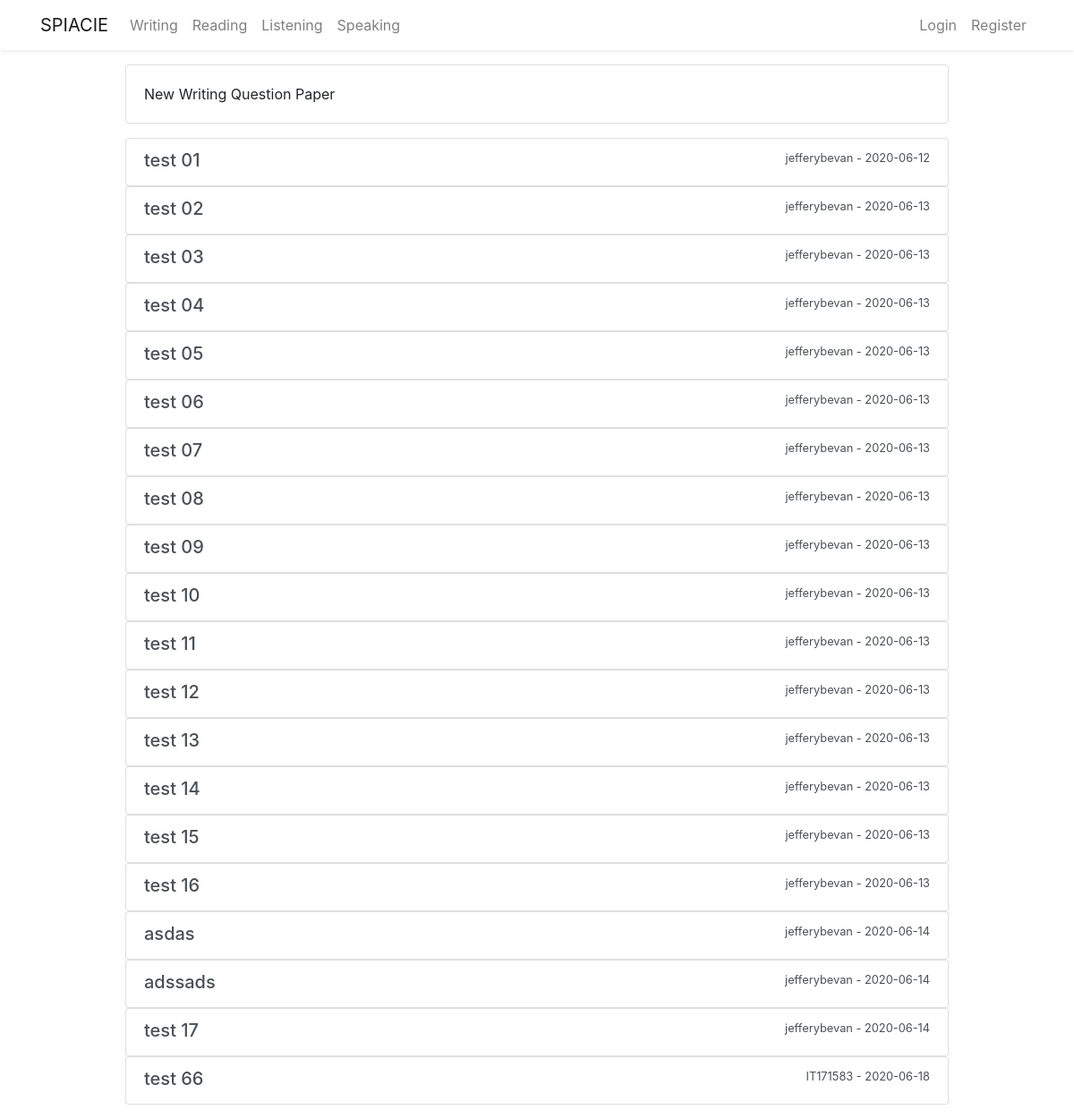
/writing, run on the app's committed database.
### flaskblog/models.py (models this page shows, shortened)
class Writingpaper(db.Model):
    id = db.Column(db.Integer, primary_key=True)
    title = db.Column(db.String(300), unique=True, nullable=False)
    task01 = db.Column(db.String(600), nullable=False)
    task01_img = db.Column(db.String(20), nullable=True)
    task02 = db.Column(db.String(600), nullable=False)
    task02_img = db.Column(db.String(20), nullable=True)
    date_posted = db.Column(db.DateTime, nullable=False,
                            default=datetime.utcnow)
    user_id = db.Column(db.Integer, db.ForeignKey('user.id'), nullable=False)
    answer = db.relationship(
        'Writingpaperanswer', backref='candidate', lazy=True)

class User(db.Model,  UserMixin):
    id = db.Column(db.Integer, primary_key=True)
    firstname = db.Column(db.String(20), nullable=False)
    lastname = db.Column(db.String(20), nullable=False)
    username = db.Column(db.String(20), unique=True, nullable=False)
    email = db.Column(db.String(20), unique=True, nullable=False)
    password = db.Column(db.String(20), nullable=False)
    image_file = db.Column(db.String(20), nullable=False,
                           default='default.jpg')
    post = db.relationship('Post', backref='author', lazy=True)
    questionpaper = db.relationship(
        'Questionpaper', backref='creator', lazy=True)
    writingpaper = db.relationship(
        'Writingpaper', backref='wcreator', lazy=True)
    writinganswer = db.relationship(
        'Writingpaperanswer', backref='wcandidate', lazy=True)

### flaskblog/routes.py (the view)
@app.route("/writing")
def writing():
    writingpapers = Writingpaper.query.all()
    return render_template('writing.html', writingpapers=writingpapers)

### flaskblog/templates/writing.html (shortened to what this page needs)
{% extends 'layout.html' %} {% block content %}
<div class="row justify-content-center mt-3 mb-3">
  <div class="col-md-10">
    <div class="card mb-3">
      <div class="card-body">
        New Writing Question Paper
      </div>
    </div>
    {% for writingpaper in writingpapers %}
    <div class="list-group">
      <a
        href="{{ url_for('show_writing', writing_id= writingpaper.id )}}"
        class="list-group-item list-group-item-action"
      >
        <div class="d-flex w-100 justify-content-between">
          <h5 class="mb-1">{{ writingpaper.title }}</h5>
          <small
            >{{ writingpaper.wcreator.username }} - {{
            writingpaper.date_posted.strftime('%Y-%m-%d') }}</small
          >
        </div>
      </a>
    </div>
    {% endfor %}
  </div>
</div>
{% endblock content %}

### data on the page
Writingpaper: title "test 01", wcreator.username "jefferybevan", date_posted "2020-06-12"
Writingpaper: title "test 02", wcreator.username "jefferybevan", date_posted "2020-06-13"
Writingpaper: title "test 03", wcreator.username "jefferybevan", date_posted "2020-06-13"
Writingpaper: title "test 04", wcreator.username "jefferybevan", date_posted "2020-06-13"
Writingpaper: title "test 05", wcreator.username "jefferybevan", date_posted "2020-06-13"
Writingpaper: title "test 06", wcreator.username "jefferybevan", date_posted "2020-06-13"
Writingpaper: title "test 07", wcreator.username "jefferybevan", date_posted "2020-06-13"
Writingpaper: title "test 08", wcreator.username "jefferybevan", date_posted "2020-06-13"
Writingpaper: title "test 09", wcreator.username "jefferybevan", date_posted "2020-06-13"
Writingpaper: title "test 10", wcreator.username "jefferybevan", date_posted "2020-06-13"
Writingpaper: title "test 11", wcreator.username "jefferybevan", date_posted "2020-06-13"
Writingpaper: title "test 12", wcreator.username "jefferybevan", date_posted "2020-06-13"
Writingpaper: title "test 13", wcreator.username "jefferybevan", date_posted "2020-06-13"
Writingpaper: title "test 14", wcreator.username "jefferybevan", date_posted "2020-06-13"
Writingpaper: title "test 15", wcreator.username "jefferybevan", date_posted "2020-06-13"
Writingpaper: title "test 16", wcreator.username "jefferybevan", date_posted "2020-06-13"
Writingpaper: title "asdas", wcreator.username "jefferybevan", date_posted "2020-06-14"
Writingpaper: title "adssads", wcreator.username "jefferybevan", date_posted "2020-06-14"
Writingpaper: title "test 17", wcreator.username "jefferybevan", date_posted "2020-06-14"
Writingpaper: title "test 66", wcreator.username "IT171583", date_posted "2020-06-18"
